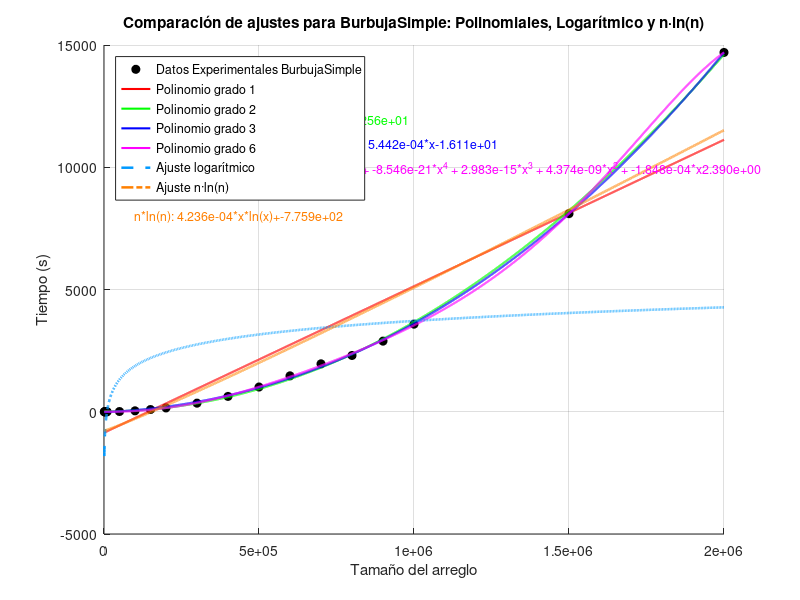

Here is the MATLAB script that generated this plot:
%% COMPARACIÓN DE AJUSTES: POLINOMIAL, LOGARÍTMICO Y n·ln(n) CON ECUACIONES
clear; clc; close all;

%% VALORES DE X
x = [1000
2000
3000
4000
5000
8000
10000
50000
100000
150000
200000
300000
400000
500000
600000
700000
800000
900000
1000000
1500000
2000000];

%% VALORES DE Y = F(x) EN SEGUNDOS
y = [0.003489018
0.013597012
0.032746077
0.070208073
0.114406109
0.239748001
0.328822136
9.661012173
37.98478603
90.75040507
156.72557
351.064101
627.865891
1011.558202
1468.831443
1960.421881
2301.63509
2887.820028
3582.397218
8102.124168
14695.9149

];

%% CONFIGURACIÓN DE AJUSTES POLINOMIALES
grados = [1, 2, 3, 6];             % Grados polinomiales
colors = ['r', 'g', 'b', 'm'];     % Colores para polinomios
linewidths = 1.5;

%% ESPACIO DE EVALUACIÓN
xi = linspace(min(x), max(x), 10000);

%% FIGURA PRINCIPAL
figure('Units','normalized','Position',[0.1 0.1 0.7 0.6]);
hold on;

% PUNTOS EXPERIMENTALES
plot(x, y, 'ko', 'MarkerFaceColor', 'k', 'DisplayName', 'Datos Experimentales BurbujaSimple');

% AJUSTES POLINOMIALES
for i = 1:length(grados)
    grado = grados(i);
    p = polyfit(x, y, grado);
    z = polyval(p, xi);
    
    plot(xi, z, colors(i), 'LineWidth', linewidths, 'DisplayName', sprintf('Polinomio grado %d', grado));
    
    % Mostrar ecuación sobre la gráfica
    func_str = sprintf('Grado %d: ', grado);
    for j = 1:length(p)
        exp = length(p) - j;
        if exp == 0
            func_str = [func_str, sprintf('%.3e', p(j))];
        elseif exp == 1
            func_str = [func_str, sprintf(' + %.3e*x', p(j))];
        else
            func_str = [func_str, sprintf(' + %.3e*x^%d', p(j), exp)];
        end
    end
    text(0.05, 0.9 - (i-1)*0.05, func_str, 'Units','normalized', 'Color', colors(i), 'FontSize',9);
end

% AJUSTE LOGARÍTMICO
p_log = polyfit(log(x), y, 1);
a = p_log(1); c = p_log(2);
z_log = polyval(p_log, log(xi));
plot(xi, z_log, '--', 'Color', [0 0.6 1], 'LineWidth', 1.8, 'DisplayName', 'Ajuste logarítmico');

% Ecuación logarítmica sobre la gráfica
text(0.05, 0.9 - length(grados)*0.05, ...
    sprintf('Log: %.3e*ln(x)+%.3e', a, c), 'Units','normalized', 'Color',[0 0.6 1], 'FontSize',9);

% AJUSTE n·ln(n)
p_nlogn = polyfit(x .* log(x), y, 1);
b = p_nlogn(1); d = p_nlogn(2);
z_nlogn = polyval(p_nlogn, xi .* log(xi));
plot(xi, z_nlogn, '-.', 'Color', [1 0.5 0], 'LineWidth', 1.8, 'DisplayName', 'Ajuste n·ln(n)');

% Ecuación n*ln(n) sobre la gráfica
text(0.05, 0.9 - (length(grados)+1)*0.05, ...
    sprintf('n*ln(n): %.3e*x*ln(x)+%.3e', b, d), 'Units','normalized', 'Color',[1 0.5 0], 'FontSize',9);

% CONFIGURACIÓN FINAL
grid on;
xlabel('Tamaño del arreglo');
ylabel('Tiempo (s)');
title('Comparación de ajustes para BurbujaSimple: Polinomiales, Logarítmico y n·ln(n)');
legend('Location', 'northwest');
%set(gca, 'XScale', 'log');
hold off;